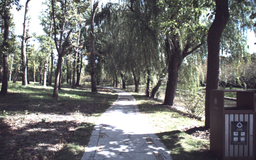
//> input picture data/BotanicGarden_rectified_1/left_1666059840150278091.png, 256 x 160 px, shrunk from 960 x 600 before the run
$ ./pixel_operation_comparison   (built with g++ and OpenCV 4)
//> lines starting //> are read from the running program, lines starting //| are printed output that depends on the picture
#include <iostream>
#include <Eigen/Core>
#include <opencv2/opencv.hpp>
#include <string>
#include <chrono>


template<typename Func>
void measureTime(Func f){


    auto start = std::chrono::steady_clock::now();
    f();
    auto end = std::chrono::steady_clock::now();
    auto elapsed_us = std::chrono::duration_cast<std::chrono::microseconds>(end - start).count();
    double elapsed_s = std::chrono::duration_cast<std::chrono::duration<double>>(end - start).count();

    std::cout << "Elapsed: " << elapsed_us << " us " << "and " << elapsed_s << " s" <<"\n";

}


float SADPatch_with_AT(const cv::Mat& ref_data, const cv::Mat& tar_data, int u, int v, int half_ws) {

    float cost = 0.0f;

    // Patch loop
    for (int dy = -half_ws; dy <= half_ws; dy++) {
        for (int dx = -half_ws; dx <= half_ws; dx++) {
            cost += std::abs(ref_data.at<uint8_t>(v, u + dx) - tar_data.at<uint8_t>(v, u+dx));
        }
    }
    return cost;
}

void cv_at_with_sad(const cv::Mat& ref_data, const cv::Mat tar_data, const uint32_t width, const uint32_t height, const uint32_t max_step)
{
    int half_ws = 2;
    float total_cost = 0;
    std::vector<float> costs;
    for (int v = half_ws; v < height-half_ws; v++) {
        for (int u = half_ws; u < width - half_ws; u++) {
            for(uint32_t s=0; s < max_step; s++){

                int current_u = u+s;
                int current_v = v;
                if(current_u >=half_ws && current_v >= half_ws && current_u < width - half_ws - 1 && current_v < height - half_ws - 1){

                    float cost = SADPatch_with_AT(ref_data, tar_data, current_u, current_v, half_ws);
                    total_cost += cost;
                    // costs.push_back(cost);
                }
            }
            // std::cout <<"(u,v) " << u << "," << v << "costs:" << costs << std::endl;
        }
    }
    std::cout << "total cost:" << total_cost << " size of costs " << costs.size() << std::endl;

}


float SADPatch_with_cvptr(const cv::Mat& ref_data, const cv::Mat& tar_data, int u, int v, int half_ws) {

    float cost = 0.0f;

    // Patch loop
    for (int dy = -half_ws; dy <= half_ws; dy++) {

        const uint8_t* ref_row = ref_data.ptr<uint8_t>(v + dy);  // pointer to row in ref
        const uint8_t* tar_row = tar_data.ptr<uint8_t>(v + dy);  // pointer to row in tar

        for (int dx = -half_ws; dx <= half_ws; dx++) {
            cost += std::abs(*(ref_row + u + dx) - *(tar_row + u + dx));
        }
    }
    return cost;
}

void cv_ptr_with_sad(const cv::Mat& ref_data, const cv::Mat tar_data, const uint32_t width, const uint32_t height, const uint32_t max_step)
{
    int half_ws = 2;
    float total_cost = 0;
    std::vector<float> costs;
    for (int v = half_ws; v < height-half_ws; v++) {
        for (int u = half_ws; u < width - half_ws; u++) {
            for(uint32_t s=0; s < max_step; s++){

                int current_u = u+s;
                int current_v = v;
                if(current_u >=half_ws && current_v >= half_ws && current_u < width - half_ws - 1 && current_v < height - half_ws - 1){

                    float cost = SADPatch_with_cvptr(ref_data, tar_data, current_u, current_v, half_ws);
                    total_cost += cost;
                    // costs.push_back(cost);
                }
            }
            // std::cout <<"(u,v) " << u << "," << v << "costs:" << costs << std::endl;
        }
    }
    std::cout << "total cost:" << total_cost << " size of costs " << costs.size() << std::endl;

}


float SADPatch_with_ptr(const uint8_t *ref_ptr_gray_data, const uint8_t *tar_ptr_gray_data, const uint32_t width, int u, int v, int half_ws) {

    float cost = 0.0f;

    // Patch loop
    for (int dy = -half_ws; dy <= half_ws; dy++) {

        for (int dx = -half_ws; dx <= half_ws; dx++) {
            // cost += std::abs(*(ref_row + u + dx) - *(tar_row + u + dx));
            // cost += std::abs(*(ref_ptr_gray_data + v*width + u + dx) - *(tar_ptr_gray_data + v*width + u + dx));
            cost += std::abs(ref_ptr_gray_data[v*width + u + dx] - tar_ptr_gray_data[v*width + u + dx]);

        }
    }
    return cost;
}

void ptr_with_sad(const uint8_t *ref_ptr_gray_data, const uint8_t *tar_ptr_gray_data, const uint32_t width, const uint32_t height, const uint32_t max_step)
{
    int half_ws = 2;
    float total_cost = 0;
    std::vector<float> costs;
    for (int v = half_ws; v < height-half_ws; v++) {
        for (int u = half_ws; u < width - half_ws; u++) {
            for(uint32_t s=0; s < max_step; s++){

                int current_u = u+s;
                int current_v = v;
                if(current_u >=half_ws && current_v >= half_ws && current_u < width - half_ws - 1 && current_v < height - half_ws - 1){

                    float cost = SADPatch_with_ptr(ref_ptr_gray_data, tar_ptr_gray_data, width, current_u, current_v, half_ws);
                    total_cost += cost;
                    // costs.push_back(cost);
                }
            }
            // std::cout <<"(u,v) " << u << "," << v << "costs:" << costs << std::endl;
        }
    }
    std::cout << "total cost:" << total_cost << " size of costs " << costs.size() << std::endl;

}


int main(int argc, char** argv)
{

    std::string ref_image_path = (argc > 1) ? argv[1] : "../../data/BotanicGarden_rectified_1/left_1666059840150278091.png";
    std::string tar_image_path = (argc > 2) ? argv[2] : "../../data/BotanicGarden_rectified_1/right_1666059840150278091.png";

    cv::Mat cv_ref_gray_data = cv::imread(ref_image_path, cv::IMREAD_GRAYSCALE);
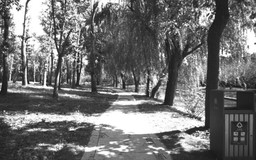
//> cv_ref_gray_data: 160 rows x 256 cols, CV_8UC1; min 16, max 255, mean 112.7
    cv::Mat cv_tar_gray_data = cv::imread(tar_image_path, cv::IMREAD_GRAYSCALE);
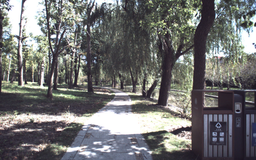
//> input picture data/BotanicGarden_rectified_1/right_1666059840150278091.png, 256 x 160 px, shrunk from 960 x 600 before the run
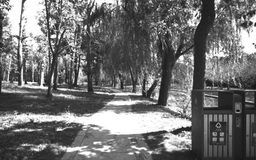
//> cv_tar_gray_data: 160 rows x 256 cols, CV_8UC1; min 14, max 255, mean 112.9


    if (cv_ref_gray_data.empty()) {
        std::cerr << "Error: Could not read reference image from " << ref_image_path << std::endl;
        return -1;
    }

    if (cv_tar_gray_data.empty()) {
        std::cerr << "Error: Could not read target image from " << tar_image_path << std::endl;
        return -1;
    }

    uint32_t height = cv_ref_gray_data.rows;
//> height = 160
    uint32_t width = cv_ref_gray_data.cols;
//> width = 256

    uint8_t *ref_ptr_gray_data = new uint8_t[width*height]();
    uint8_t *tar_ptr_gray_data = new uint8_t[width*height]();

    uint32_t max_step = 256;


    memcpy(ref_ptr_gray_data, cv_ref_gray_data.data, width*height);
    memcpy(tar_ptr_gray_data, cv_tar_gray_data.data, width*height);


    std::cout << "cv_at_with_sad ";
    measureTime([&](){cv_at_with_sad(cv_ref_gray_data, cv_tar_gray_data, width, height, max_step);});
//> the loop in cv_at_with_sad, `for (int v = half_ws; v < height-half_ws; v++)` made 156 passes
//> total_cost on passes 1 to 3: 43147244, 84441536, 119952048
//> after the loop in cv_at_with_sad, `for (int v = half_ws; v < height-half_ws; v++)`: total_cost = 5.73e+09
//| total cost:5.72575e+09 size of costs 0
    std::cout << "cv_ptr_with_sad ";
    measureTime([&](){cv_ptr_with_sad(cv_ref_gray_data, cv_tar_gray_data, width, height, max_step);});
//> the loop in cv_ptr_with_sad, `for (int v = half_ws; v < height-half_ws; v++)` made 156 passes
//> total_cost on passes 1 to 3: 41230192, 79946024, 117590976
//| total cost:5.73066e+09 size of costs 0
    std::cout << "ptr_with_sad ";
    measureTime([&](){ptr_with_sad(ref_ptr_gray_data, tar_ptr_gray_data, width, height, max_step);});
//| total cost:5.72575e+09 size of costs 0


}
